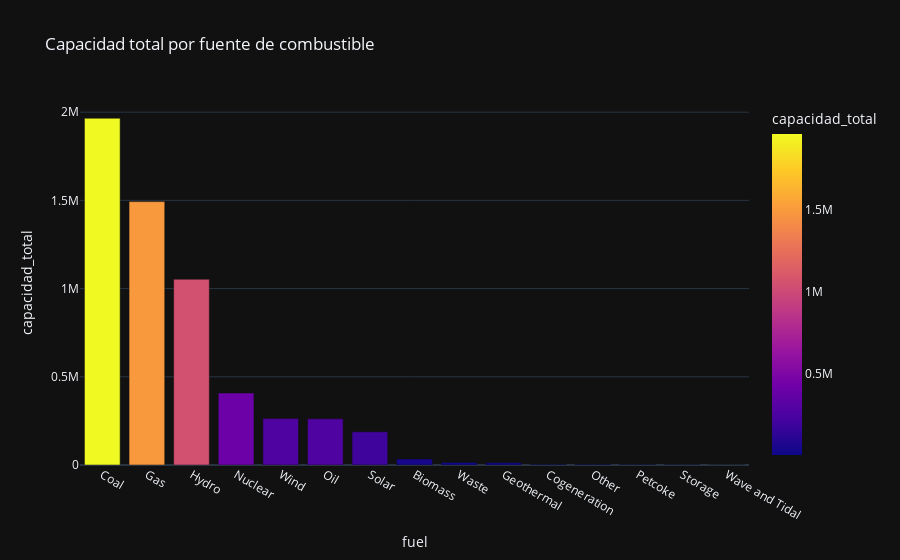

Write notebook code for a chart like this one.
### Code cell
# capacidad total por fuente de combustible
sumfuelcapacity_df2a = sumfuelcapacity_df2.head(15).sort_values('capacidad_total', ascending = False)

fig = px.bar(sumfuelcapacity_df2a, x='fuel', y='capacidad_total', template = 'plotly_dark', title='Capacidad total por fuente de combustible', color='capacidad_total')
fig.show()

### Figure 1 — Plotly figure (JSON) as saved in the notebook; plotly's stock layout.template omitted (floating-point values rounded to 4 significant figures)
{"data": [{"alignmentgroup": "True", "hovertemplate": "fuel=%{x}<br>capacidad_total=%{marker.color}<extra></extra>", "legendgroup": "", "marker": {"color": [1966000.0, 1493000.0, 1053000.0, 407900.0, 263100.0, 261900.0, 188300.0, 34280.0, 14750.0, 12690.0, 4048, 3613.0, 2425.0, 1712.0, 552.2], "coloraxis": "coloraxis", "pattern": {"shape": ""}}, "name": "", "offsetgroup": "", "orientation": "v", "showlegend": false, "textposition": "auto", "type": "bar", "x": ["Coal", "Gas", "Hydro", "Nuclear", "Wind", "Oil", "Solar", "Biomass", "Waste", "Geothermal", "Cogeneration", "Other", "Petcoke", "Storage", "Wave and Tidal"], "xaxis": "x", "y": [1966000.0, 1493000.0, 1053000.0, 407900.0, 263100.0, 261900.0, 188300.0, 34280.0, 14750.0, 12690.0, 4048, 3613.0, 2425.0, 1712.0, 552.2], "yaxis": "y"}], "layout": {"barmode": "relative", "coloraxis": {"colorbar": {"title": {"text": "capacidad_total"}}, "colorscale": [[0, "#0d0887"], [0.1111, "#46039f"], [0.2222, "#7201a8"], [0.3333, "#9c179e"], [0.4444, "#bd3786"], [0.5556, "#d8576b"], [0.6667, "#ed7953"], [0.7778, "#fb9f3a"], [0.8889, "#fdca26"], [1, "#f0f921"]]}, "legend": {"tracegroupgap": 0}, "title": {"text": "Capacidad total por fuente de combustible"}, "xaxis": {"anchor": "y", "domain": [0, 1], "title": {"text": "fuel"}}, "yaxis": {"anchor": "x", "domain": [0, 1], "title": {"text": "capacidad_total"}}}}
